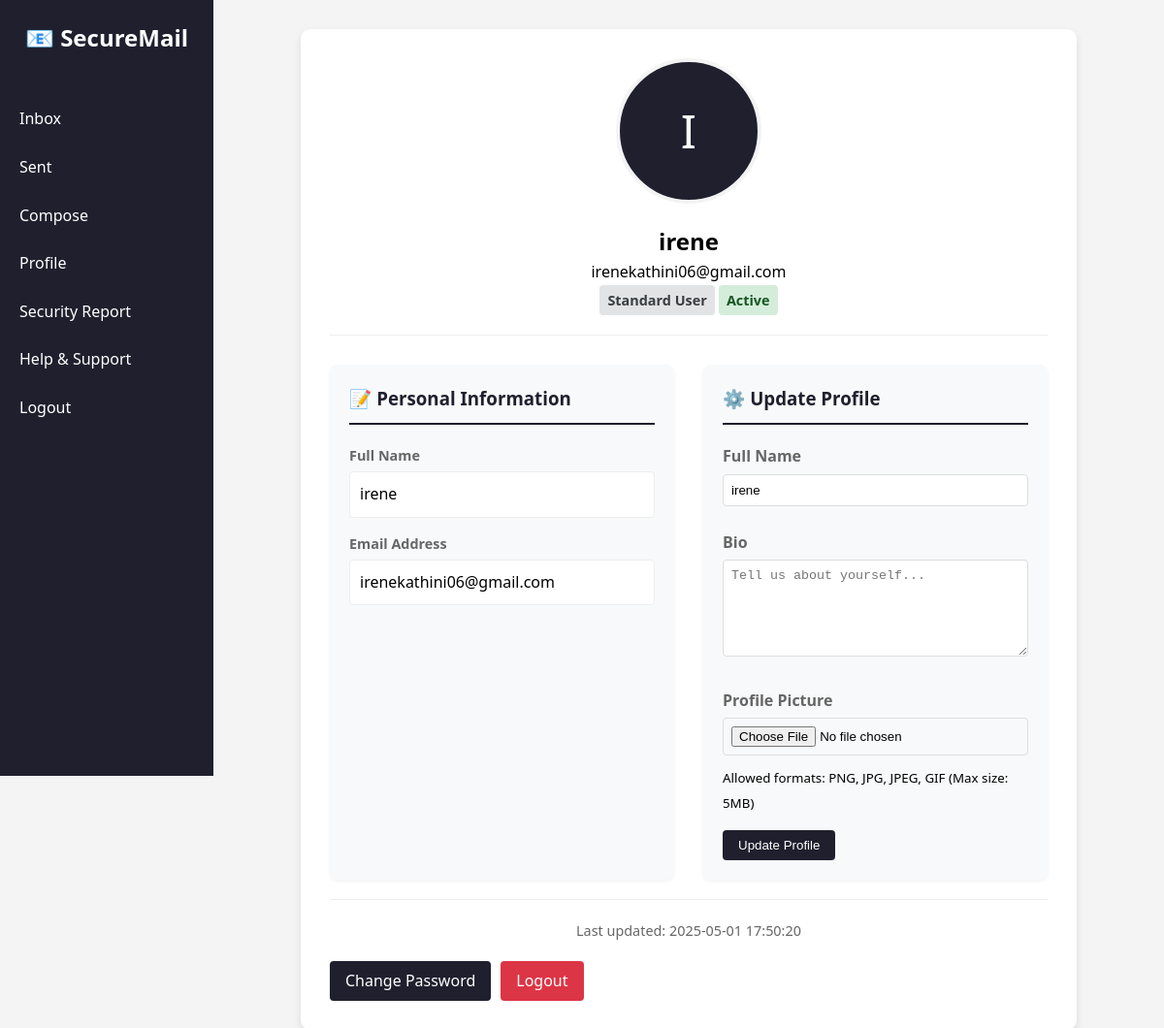
Page /profile (signed in) on the earlier database version.
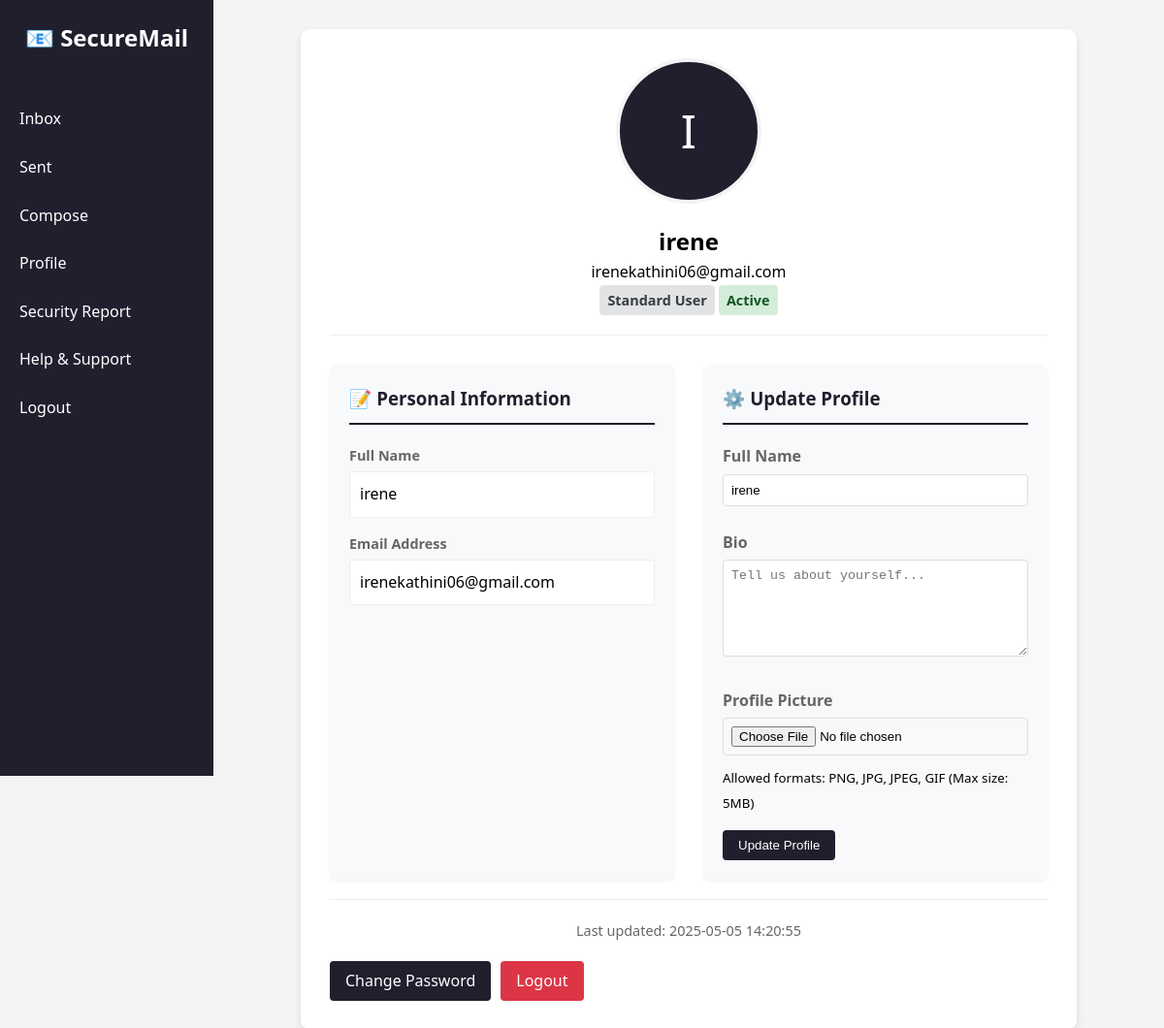
Same page on the later database version.
### tables this page shows
CREATE TABLE users (
                id INTEGER PRIMARY KEY AUTOINCREMENT,
                fullname TEXT NOT NULL,
                email TEXT NOT NULL UNIQUE,
                password TEXT NOT NULL,
                is_admin BOOLEAN DEFAULT FALSE,
                is_approved BOOLEAN DEFAULT FALSE,
                profile_picture TEXT,
                bio TEXT,
                created_at DATETIME DEFAULT CURRENT_TIMESTAMP,
                last_updated DATETIME DEFAULT CURRENT_TIMESTAMP
            );

### app.py (the view, shortened to what this page needs)
@app.route('/profile')
@login_required
def profile():
    try:
        conn = sqlite3.connect(DB_NAME)
        conn.row_factory = sqlite3.Row
        cursor = conn.cursor()
        cursor.execute('''
            SELECT fullname, email, is_admin, is_approved, profile_picture, bio, last_updated
            FROM users
            WHERE id = ?
        ''', (current_user.id,))
        user_data = cursor.fetchone()
        conn.close()
        if user_data:
            return render_template('profile.html',
                                name=user_data['fullname'],
                                email=user_data['email'],
                                is_admin=user_data['is_admin'],
                                is_approved=user_data['is_approved'],
                                profile_picture=user_data['profile_picture'],
                                bio=user_data['bio'],
                                last_updated=user_data['last_updated'])
    except Exception as e:
        print("Profile error:", str(e))
        return render_template('profile.html',
                            name=current_user.fullname,
                            email=current_user.email,
                            is_admin=False,
                            is_approved=False,
                            profile_picture=None,
                            bio=None,
                            last_updated=None)

### app.py (called while the page is built)
@login_manager.user_loader
def load_user(user_id):
    return User.get(int(user_id))

### your_user_model.py (called while the page is built)
    @staticmethod
    def get(user_id):
        conn = sqlite3.connect('users.db')
        cursor = conn.cursor()
        cursor.execute('SELECT id, email, fullname, is_admin FROM users WHERE id = ?', (user_id,))
        user_data = cursor.fetchone()
        conn.close()
        if user_data:
            user = User()
            user.id = user_data[0]
            user.email = user_data[1]
            user.fullname = user_data[2]
            user.is_admin = bool(user_data[3])
            user._authenticated = True
            return user
        return None

### templates/profile.html (shortened to what this page needs)
<!DOCTYPE html>
<html lang="en">
<head>
    <link rel="stylesheet" href="/static/css/style.css">
</head>
<body>
    <div class="sidebar">
        <h2>📧 SecureMail</h2>
        <a href="/dashboard">Inbox</a>
        <a href="/sent">Sent</a>
        <a href="/compose">Compose</a>
        <a href="/profile">Profile</a>
        <a href="/attack_report">Security Report</a>
        <a href="/help">Help & Support</a>
        <a href="/logout">Logout</a>
    </div>
    <div class="main-content">
        <div class="profile-container">
            <div class="profile-header">
                <div class="profile-avatar">
                    {% if profile_picture %}
                        <img src="{{ url_for('static', filename='profile_pictures/' + profile_picture) }}" alt="Profile Picture">
                    {% else %}
                        {{ name[0]|upper }}
                    {% endif %}
                </div>
                <h2>{{ name }}</h2>
                <p>{{ email }}</p>
                <div class="account-type">{{ 'Administrator' if is_admin else 'Standard User' }}</div>
                <div class="account-status {{ 'status-active' if is_approved else 'status-pending' }}">
                    {{ 'Active' if is_approved else 'Pending Approval' }}
                </div>
            </div>
            <div class="profile-sections">
                <div class="profile-section">
                    <h3>📝 Personal Information</h3>
                    <div class="profile-info">
                        <strong>Full Name</strong>
                        <p>{{ name }}</p>
                    </div>
                    <div class="profile-info">
                        <strong>Email Address</strong>
                        <p>{{ email }}</p>
                    </div>
                </div>
                <div class="profile-section">
                    <h3>⚙️ Update Profile</h3>
                    <form class="profile-form" action="/api/update_profile" method="post" enctype="multipart/form-data">
                        <div class="form-group">
                            <label for="fullname">Full Name</label>
                            <input type="text" id="fullname" name="fullname" value="{{ name }}" required>
                        </div>
                        <div class="form-group">
                            <label for="bio">Bio</label>
                            <textarea id="bio" name="bio" placeholder="Tell us about yourself...">{{ bio or '' }}</textarea>
                        </div>
                        <div class="form-group">
                            <label for="profile_picture">Profile Picture</label>
                            <input type="file" id="profile_picture" name="profile_picture" accept="image/*" onchange="previewImage(this)">
                            <small>Allowed formats: PNG, JPG, JPEG, GIF (Max size: 5MB)</small>
                        </div>
                        <button type="submit" class="btn">Update Profile</button>
                    </form>
                </div>
            </div>
            {% if last_updated %}
            <div class="last-updated">
                Last updated: {{ last_updated }}
            </div>
            {% endif %}
            <div class="profile-actions">
                <a href="/change_password" class="btn">Change Password</a>
                <a href="/logout" class="btn btn-danger">Logout</a>
            </div>
        </div>
    </div>
</body>
</html>

Differences in the rows shown:
changed users "irene": last_updated "2025-05-01 17:50:20" → "2025-05-05 14:20:55"
